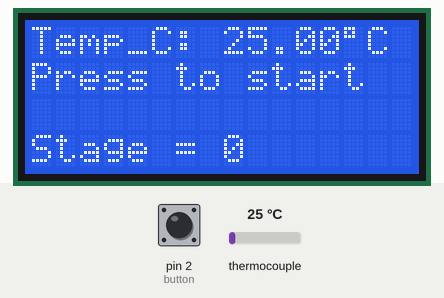
The sketch below on a simulated Arduino Uno, built with avr-gcc and run on an emulated ATmega328P. On the bench: 16×4 character LCD. The test bench sets the inputs (shaded band); at power-on: thermocouple 25 °C, pin 2 (button) LOW. What the sketch prints to the serial monitor is not drawn.

Above: at 1.2 s.
1.3 s: thermocouple set to 6 °C
At 2.9 s:
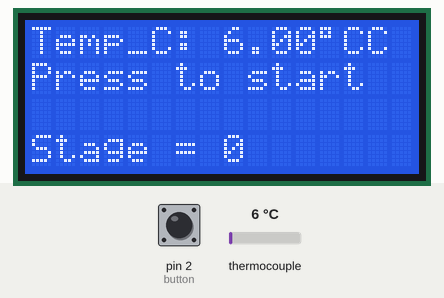
3.9 s: pin 2 (button) pulled HIGH for 0.75 s
At 5.3 s:
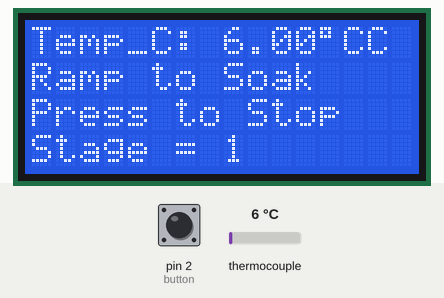
6.1 s: thermocouple set to 225 °C
At 8.9 s:
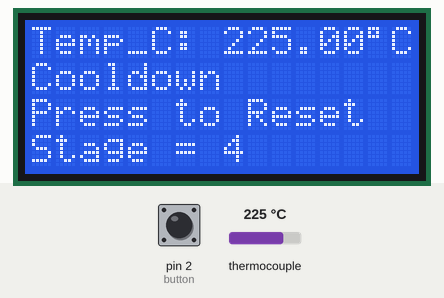
9.4 s: thermocouple set to 75 °C
At 11.1 s:
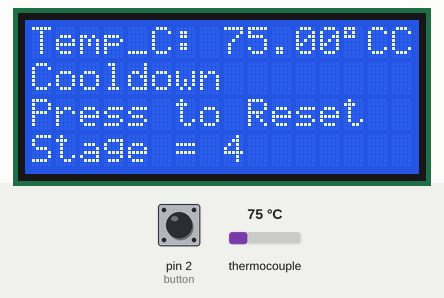
11.5 s: thermocouple set to 2 °C
At 13.4 s:
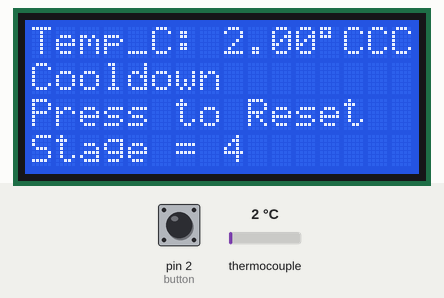
13.9 s: pin 2 (button) pulled HIGH for 1 s
At 15.7 s:
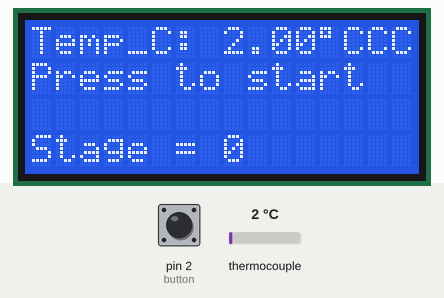
Timing chart, 0 to 17.2 s (numbered marks = the images above; inputs shaded):
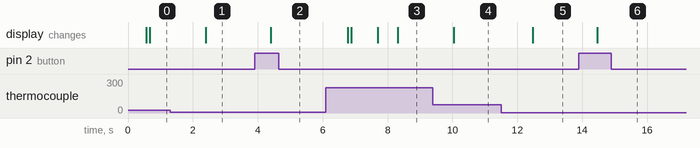

The sketch:

ReflowHotPlate.ino
```cpp
#include <LiquidCrystal.h>
#include "max6675.h" //https://github.com/adafruit/MAX6675-library
// Creates an LCD object. Parameters: (rs, enable, d4, d5, d6, d7)
LiquidCrystal lcd(12, 11, 6, 5, 4, 3);
int thermoDO = 8; // SO of  MAX6675 module to D8
int thermoCS = 9; // CS of MAX6675 module to D9
int thermoCLK = 10; // SCK of MAX6675 module to D10
int SSRon = 13; //SSR control signal to D13
int button = 2; //Control button pin to D2

//Current and Previous Button State
int buttonState = 0;
int lastButtonState = 0;

int stage = 0; //Variable for process stage

//Current and Previous Temperature Values
int CurrTemp = 0;
int OldTemp = 0;

MAX6675 thermocouple(thermoCLK, thermoCS, thermoDO);//Initialising Thermocouple and Library

void setup()
{
  Serial.begin(9600);
  lcd.begin(16, 4);
  lcd.clear();
  pinMode(button, INPUT);
}
void loop()
{
  float t = thermocouple.readCelsius();
  Serial.println(t);
  delay(500);
  lcd.setCursor(0, 0);
  lcd.print("Temp_C:");
  lcd.setCursor(8, 0);
  lcd.print(t);
  lcd.print((char)223);
  lcd.print("C");
  delay(100);
  buttonState = digitalRead(button);
  lcd.setCursor(0, 1);
  lcd.setCursor(0, 3);
  lcd.print("Stage = ");
  lcd.setCursor(8, 3);
  lcd.print(stage);

  if (buttonState != lastButtonState)
  {
    if (buttonState == HIGH && stage == 0)
    {
     stage = 1;//If button is pressed outside the soldering process, the process will be triggered to start
    }
    else if (buttonState == HIGH && stage != 0)
    {
      stage = 0;//If button is pressed while soldering is ongoing, process will be stopped
    }
  delay(50);
  }
  lastButtonState = buttonState;

  if(t<130 && stage == 1)//Initial ramp to soak, slope controlled at ~2.25K/s
  {
    lcd.setCursor(0, 1);
    t = thermocouple.readCelsius();
    lcd.println("Ramp to Soak");
    lcd.setCursor(0, 2);
    lcd.println("Press to Stop");
    lcd.setCursor(0, 3);
    lcd.print("Stage = ");
    lcd.setCursor(8, 3);
    lcd.print(stage);
    CurrTemp=t;
    if((OldTemp-CurrTemp)<0.25)
    {
      digitalWrite(SSRon, HIGH);
    }
    if((OldTemp-CurrTemp)>0.25)
    {
      digitalWrite(SSRon, LOW);
    }
    OldTemp = CurrTemp;

    if (t>115)
    {
      stage = 2;
    }
  }

  else if(120<t<160 && stage == 2)// Preheat/Soak stage, slow rise in temperature
  {
    lcd.setCursor(0, 1);
    lcd.println("Preheat/Soak");
    lcd.setCursor(0, 2);
    lcd.println("Press to Stop");
    lcd.setCursor(0, 3);
    lcd.print("Stage = ");
    lcd.setCursor(8, 3);
    lcd.print(stage);
    digitalWrite(SSRon, HIGH);
    delay(100);
    digitalWrite(SSRon, LOW);
    delay(100);
    if (t>160)
    {
      stage = 3;
    }
  }

  else if(160<t && stage == 3)//Final ramp to reflow, slope controlled at ~2.25K/s
  {
    lcd.setCursor(0, 1);
    lcd.println("Reflow       ");
    lcd.setCursor(0, 2);
    lcd.println("Press to Stop");
    lcd.setCursor(0, 3);
    lcd.print("Stage = ");
    lcd.setCursor(8, 3);
    lcd.print(stage);
    CurrTemp=t;
    if((OldTemp-CurrTemp)<0.25)
    {
      digitalWrite(SSRon, HIGH);
    }
    if((OldTemp-CurrTemp)>0.25)
    {
      digitalWrite(SSRon, LOW);
    }
    OldTemp = CurrTemp;

    if (t>215)
    {
      stage = 4;
    }
  }
  else if(stage == 4)//Power cutoff at 215 degrees Celsius, thermal inertia carries temp to about 240 Celsius
  {
    lcd.setCursor(0, 1);
    lcd.println("Cooldown      ");
    lcd.setCursor(0, 2);
    lcd.println("Press to Reset");
    lcd.setCursor(0, 3);
    lcd.print("Stage = ");
    lcd.setCursor(8, 3);
    lcd.print(stage);
    digitalWrite(SSRon, LOW);
  }
  else if(stage == 0)//Initial/Reset stage, press button to start again
  {
    lcd.setCursor(0, 1);
    lcd.println("Press to start  ");
    lcd.setCursor(0, 2);
    lcd.println("              ");
    lcd.setCursor(0, 3);
    lcd.print("Stage = ");
    lcd.setCursor(8, 3);
    lcd.print(stage);
    digitalWrite(SSRon, LOW);
  }
}
```

Measured:
- after the input at 1.3 s, the display: changes after 1.1 s (image 1)
- after the input at 3.9 s, the display: changes after 0.49 s (image 2)
- after the input at 6.1 s, the display: first changes after 0.68 s (image 3 shows a later state)
- after the input at 9.4 s, the display: changes after 0.64 s (image 4)
- after the input at 11.5 s, the display: changes after 0.98 s (image 5)
- after the input at 13.9 s, the display: changes after 0.57 s (image 6)
